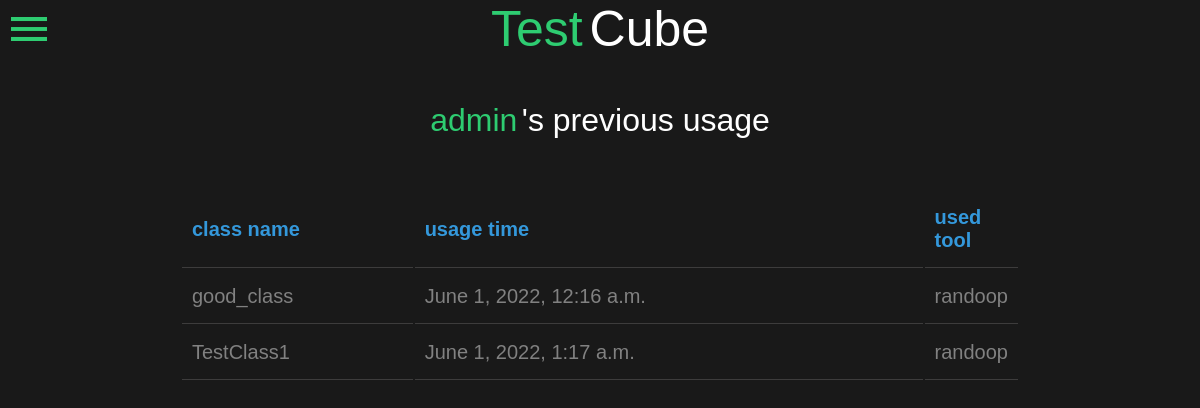
The page /run_randoop/previous/ (signed in) on the database as committed earlier.
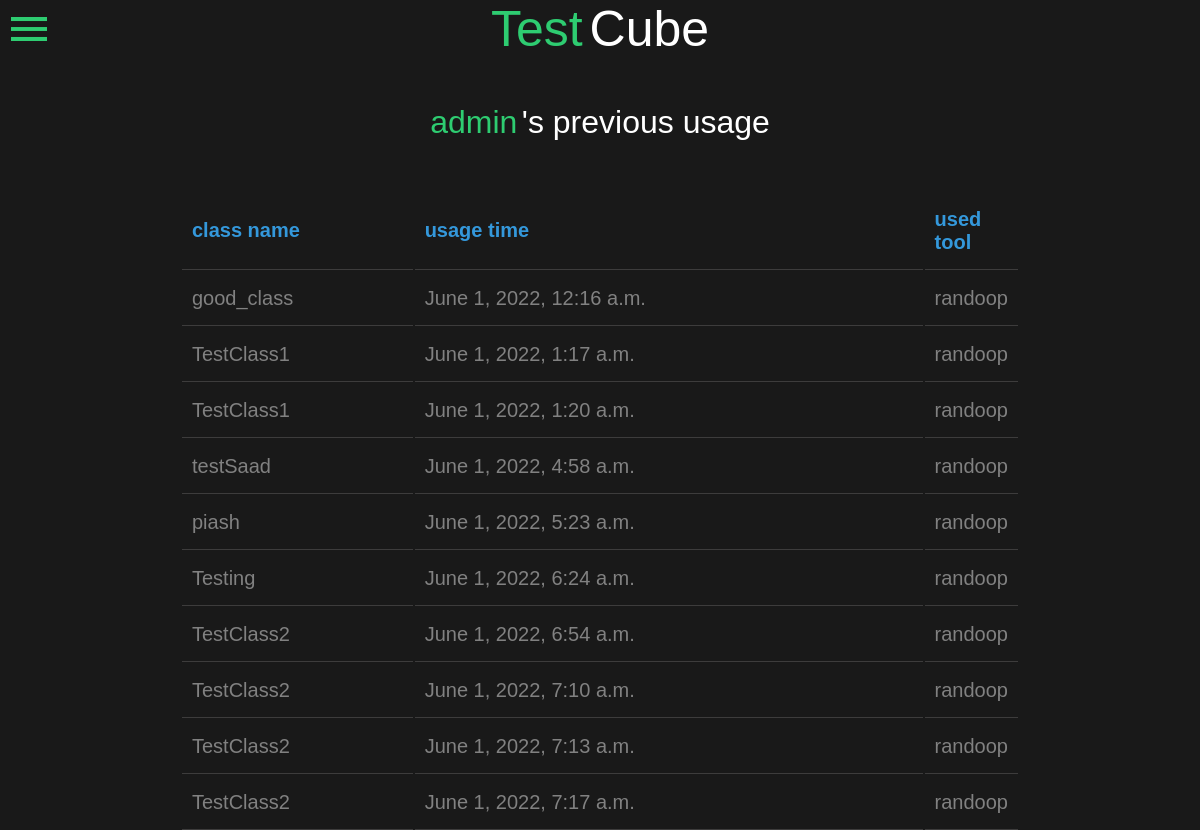
The same page on the database as committed later.
### run_randoop/models.py (models this page shows, shortened)
class User_Codes(models.Model):
    user = models.ForeignKey(User, on_delete=models.CASCADE)
    class_name = models.CharField(max_length=50, null=True)
    source_code = models.TextField()
    test_code = models.TextField()
    expected_behavior = models.TextField()
    report = models.TextField()
    date_time = models.DateTimeField(auto_now=True)
    used_tool = models.CharField(max_length=10, null=True)

### run_randoop/views.py (the view)
# urls.py: path('run_randoop/previous/', rr_views.viewHistory),
def viewHistory(request):
    cur_user = User.objects.get(name=request.user.username)
    code_dc = {
        "user_codes": cur_user.user_codes_set.all(),
    }
    return render(request, 'usage.html', code_dc)

### run_randoop/templates/usage.html (shortened to what this page needs)
<!DOCTYPE html>
<html>
<head>
</head>
<body>
    <div class="box">
        <span onclick="openNav()">
            <i class="material-icons" style="font-size:48px;color:#2ecc71; position: absolute; left: 5px; top: 5px;">menu</i>
        </span>
        <a href="../" style="font-size: 25px; text-decoration: none;">
            <h1 style="color: #2ecc71; display: inline;">Test</h1>
            <h1 style="display: unset;">Cube</h1>
        </a>
        <br>
        <svg height="5%" width="500px">
        </svg>
        <div style="padding-bottom: 50px;">
            <h1 style="color: #2ecc71; display: inline;">{{ request.user.username }}</h1>
            <h1 style="display: unset;">'s previous usage</h1>
        </div>
        <table style="width: 70%;margin-left:auto;margin-right:auto; text-align: left;">
            <tr>
                <th class="profile" style="color:#3498db;width: 30%;">class name</th>
                <th class="profile" style="color:#3498db;">usage time</th>
                <th class="profile" style="color:#3498db;">used tool</th>
            </tr>
            {% for code in user_codes %}
            <tr>
                <td class="profile" style="width: 30%;">
                    <a href="{{code.id}}">{{ code.class_name }}</a>
                </td>
                <td class="profile" style="padding-right: 0px;">
                    <a href="{{code.id}}">{{ code.date_time }}</a>
                </td>
                <td class="profile">
                    {{ code.used_tool }}
                </td>
            </tr>
            {% endfor %}
        </table>
    </div>
</body>
</html>

### run_randoop/templates/usage.html (style rules this page uses)
body { margin: 0; padding: 0; font-family: sans-serif; background: #191919; }
.box { width: 100%; height: 100%; position: absolute; top: 50%; left: 50%; transform: translate(-50%,-50%); background: #191919; text-align: center; }
.box h1 { color: white; font-weight: 500; }
.box table { width: 100%; }
.profile { width: 70%; margin-left:auto; margin-right:auto; text-align: left; font-size: 20px; color:#818181; padding: 15px 10px 15px 10px; border-bottom: solid 1px #545252a0; }
.profile a { color:#818181; text-decoration: none; }

Rows that differ between the two databases and show on the page:
added User_Codes: class_name "TestClass1", date_time "June 1, 2022, 1:20 a.m.", used_tool "randoop"
added User_Codes: class_name "testSaad", date_time "June 1, 2022, 4:58 a.m.", used_tool "randoop"
added User_Codes: class_name "piash", date_time "June 1, 2022, 5:23 a.m.", used_tool "randoop"
added User_Codes: class_name "Testing", date_time "June 1, 2022, 6:24 a.m.", used_tool "randoop"
added User_Codes: class_name "TestClass2", date_time "June 1, 2022, 6:54 a.m.", used_tool "randoop"
added User_Codes: class_name "TestClass2", date_time "June 1, 2022, 7:10 a.m.", used_tool "randoop"
added User_Codes: class_name "TestClass2", date_time "June 1, 2022, 7:13 a.m.", used_tool "randoop"
added User_Codes: class_name "TestClass2", date_time "June 1, 2022, 7:17 a.m.", used_tool "randoop"
